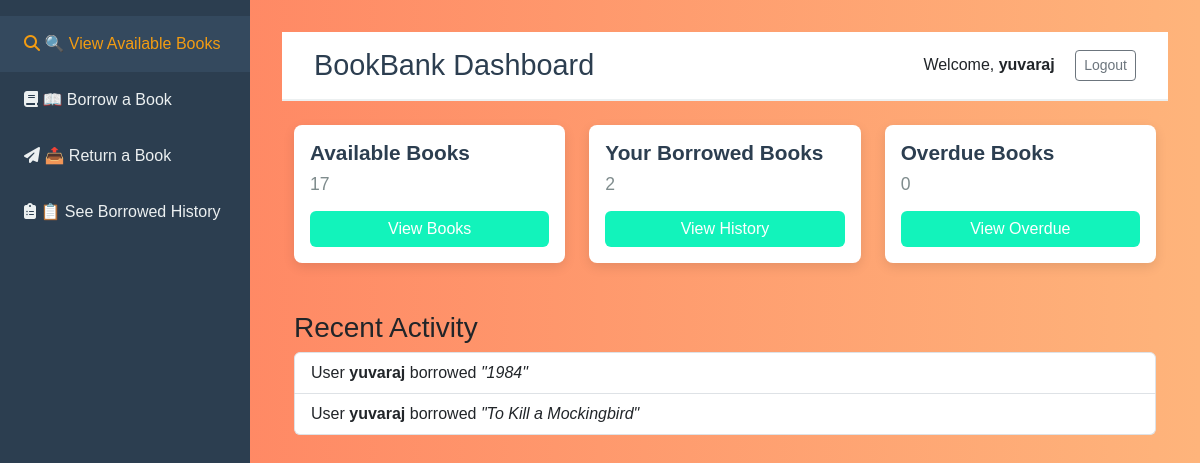
/dashboard (signed in), run on an earlier commit of the app's database.
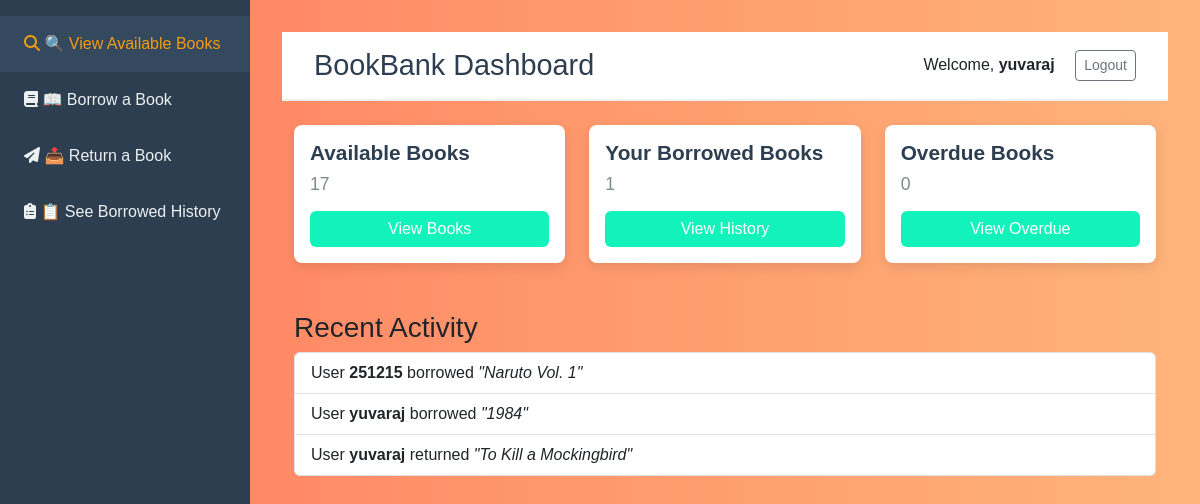
And on a later commit of the database.
### models.py (models this page shows, shortened)
class BorrowedBook(db.Model):
    id = db.Column(db.Integer, primary_key=True)
    user_id = db.Column(db.Integer, db.ForeignKey('user.id'), nullable=False)
    book_id = db.Column(db.Integer, db.ForeignKey('book.id'), nullable=False)
    borrow_date = db.Column(db.DateTime, default=datetime.utcnow)
    due_date = db.Column(db.DateTime, nullable=False)
    return_date = db.Column(db.DateTime, nullable=True)
    is_returned = db.Column(db.Boolean, default=False)
    fine_amount = db.Column(db.Float, default=0.0)
    damage_report = db.Column(db.Text, nullable=True)
    remarks = db.Column(db.Text, nullable=True)
    def is_overdue(self):
        if not self.is_returned and datetime.utcnow() > self.due_date:
            return True
        return False

class User(UserMixin, db.Model):
    id = db.Column(db.Integer, primary_key=True)
    username = db.Column(db.String(64), unique=True, nullable=False)
    email = db.Column(db.String(120), unique=True, nullable=False)
    password_hash = db.Column(db.String(256), nullable=False)
    is_admin = db.Column(db.Boolean, default=False)
    date_joined = db.Column(db.DateTime, default=datetime.utcnow)
    borrowed_books = db.relationship('BorrowedBook', backref='borrower', lazy=True)

class Book(db.Model):
    id = db.Column(db.Integer, primary_key=True)
    title = db.Column(db.String(200), nullable=False)
    author = db.Column(db.String(100), nullable=False)
    category = db.Column(db.String(50), nullable=False)
    quantity = db.Column(db.Integer, default=1)
    available_quantity = db.Column(db.Integer, default=1)
    date_added = db.Column(db.DateTime, default=datetime.utcnow)
    borrowed_records = db.relationship('BorrowedBook', backref='book', lazy=True)

### routes.py (the view)
@app.route('/dashboard')
@login_required
def dashboard():
    total_books = Book.query.count()
    available_books = sum([book.available_quantity for book in Book.query.all()])
    borrowed_count = BorrowedBook.query.filter_by(user_id=current_user.id, is_returned=False).count()
    overdue_count = 0
    borrowed_books = BorrowedBook.query.filter_by(user_id=current_user.id, is_returned=False).all()
    for book in borrowed_books:
        if book.is_overdue():
            overdue_count += 1
    recent_activity = BorrowedBook.query.order_by(BorrowedBook.borrow_date.desc()).limit(5).all()
    return render_template('dashboard.html',
                          total_books=total_books,
                          available_books=available_books,
                          borrowed_count=borrowed_count,
                          overdue_count=overdue_count,
                          recent_activity=recent_activity,
                          is_admin=current_user.is_admin)

### app.py (called while the page is built)
@login_manager.user_loader
def load_user(user_id):
    return db.session.get(User, int(user_id))

### templates/dashboard.html (shortened to what this page needs)
<!DOCTYPE html>
<html lang="en">
<head>
  <link href="https://cdn.jsdelivr.net/npm/bootstrap@5.3.0/dist/css/bootstrap.min.css" rel="stylesheet">
  <link rel="stylesheet" href="https://cdnjs.cloudflare.com/ajax/libs/font-awesome/6.4.0/css/all.min.css">
</head>
<body>
  <nav class="sidebar">
    <ul>
      <li>
        <a class="active" href="{{ url_for('available_books') }}">
          <i class="fa-solid fa-magnifying-glass"></i> 🔍 View Available Books
        </a>
      </li>
      <li>
        <a href="{{ url_for('borrow_books') }}">
          <i class="fa-solid fa-book"></i> 📖 Borrow a Book
        </a>
      </li>
      <li>
        <a href="{{ url_for('return_book') }}">
          <i class="fa-solid fa-paper-plane"></i> 📤 Return a Book
        </a>
      </li>
      <li>
        <a href="{{ url_for('borrowed_history') }}">
          <i class="fa-solid fa-clipboard-list"></i> 📋 See Borrowed History
        </a>
      </li>
    </ul>
  </nav>
  <div class="content">
    <header class="header mb-4">
      <h1>BookBank Dashboard</h1>
      <div>
        <span class="me-3">Welcome, <strong>{{ current_user.username }}</strong></span>
        <a href="{{ url_for('logout') }}" class="btn btn-outline-secondary btn-sm">Logout</a>
      </div>
    </header>
    <div class="container">
      <div class="row">
        <div class="col-md-4">
          <div class="card p-3">
            <h5 class="card-title">Available Books</h5>
            <p class="card-text display-6">{{ available_books }}</p>
            <a href="{{ url_for('available_books') }}" class="btn btn-custom">View Books</a>
          </div>
        </div>
        <div class="col-md-4">
          <div class="card p-3">
            <h5 class="card-title">Your Borrowed Books</h5>
            <p class="card-text display-6">{{ borrowed_count }}</p>
            <a href="{{ url_for('borrowed_history') }}" class="btn btn-custom">View History</a>
          </div>
        </div>
        <div class="col-md-4">
          {% if current_user.is_admin %}
          <div class="card p-3">
            <h5 class="card-title">Admin Tools</h5>
            <p class="card-text">Manage the library inventory</p>
            <a href="{{ url_for('admin_books') }}" class="btn btn-custom">Manage Books</a>
          </div>
          {% else %}
          <div class="card p-3">
            <h5 class="card-title">Overdue Books</h5>
            <p class="card-text display-6">{{ overdue_count }}</p>
            <a href="{{ url_for('borrowed_history') }}" class="btn btn-custom">View Overdue</a>
          </div>
          {% endif %}
        </div>
      </div>
      <div class="mt-4">
        <h3>Recent Activity</h3>
        <ul class="list-group">
          {% for activity in recent_activity %}
          <li class="list-group-item">
            User <strong>{{ activity.borrower.username }}</strong>
            {% if activity.is_returned %}
            returned <em>"{{ activity.book.title }}"</em>
            {% else %}
            borrowed <em>"{{ activity.book.title }}"</em>
            {% endif %}
          </li>
          {% else %}
          <li class="list-group-item">No recent activity</li>
          {% endfor %}
        </ul>
      </div>
    </div>
  </div>
</body>
</html>

What changed in the data, as far as the page shows it:
added BorrowedBook: borrower.username "251215", book "Naruto Vol. 1"
changed BorrowedBook "To Kill a Mockingbird": is_returned "borrowed" → "returned"
Also different on the page:
{{ borrowed_count }}: "2" → "1"
